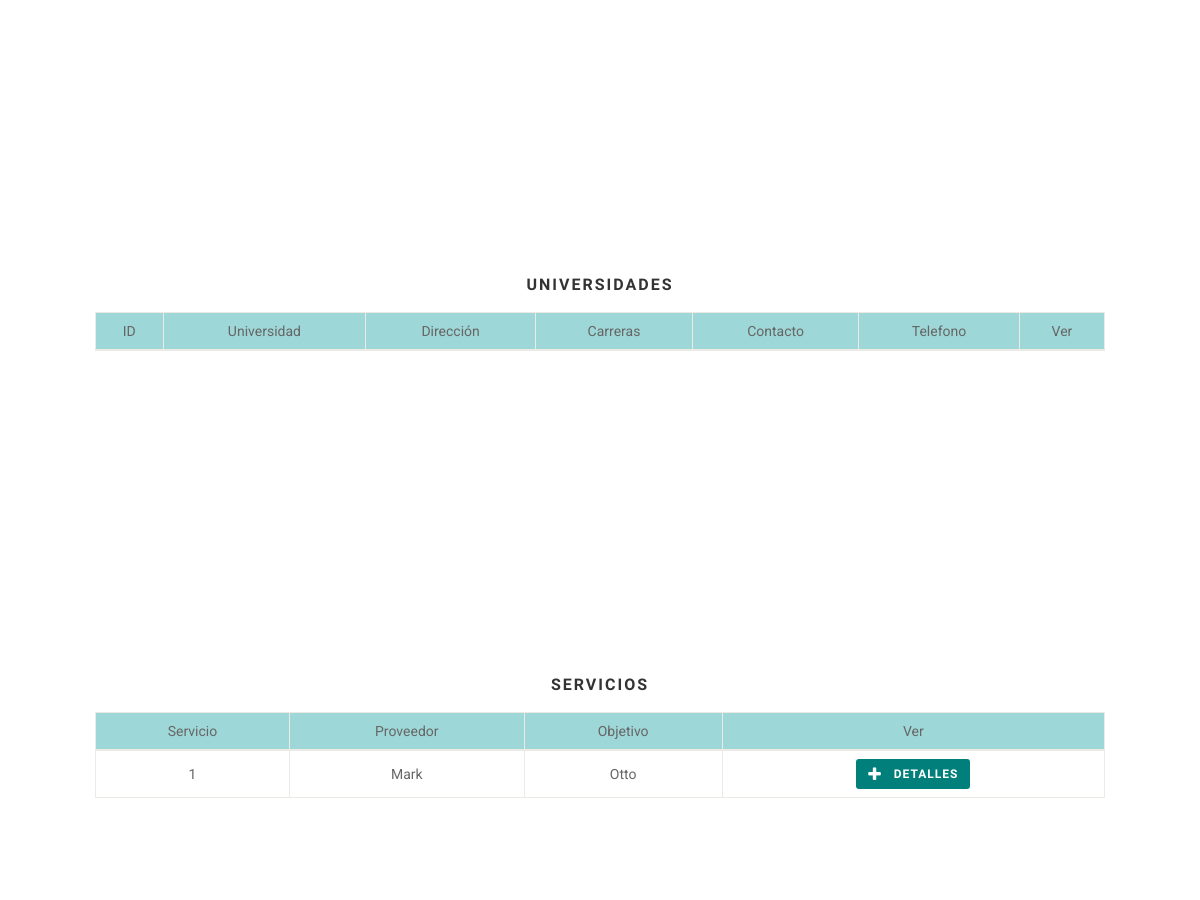
Page /desarrollo/pde/PED_DIAG_BusquedaServicios.php (middle part) on the earlier database version.
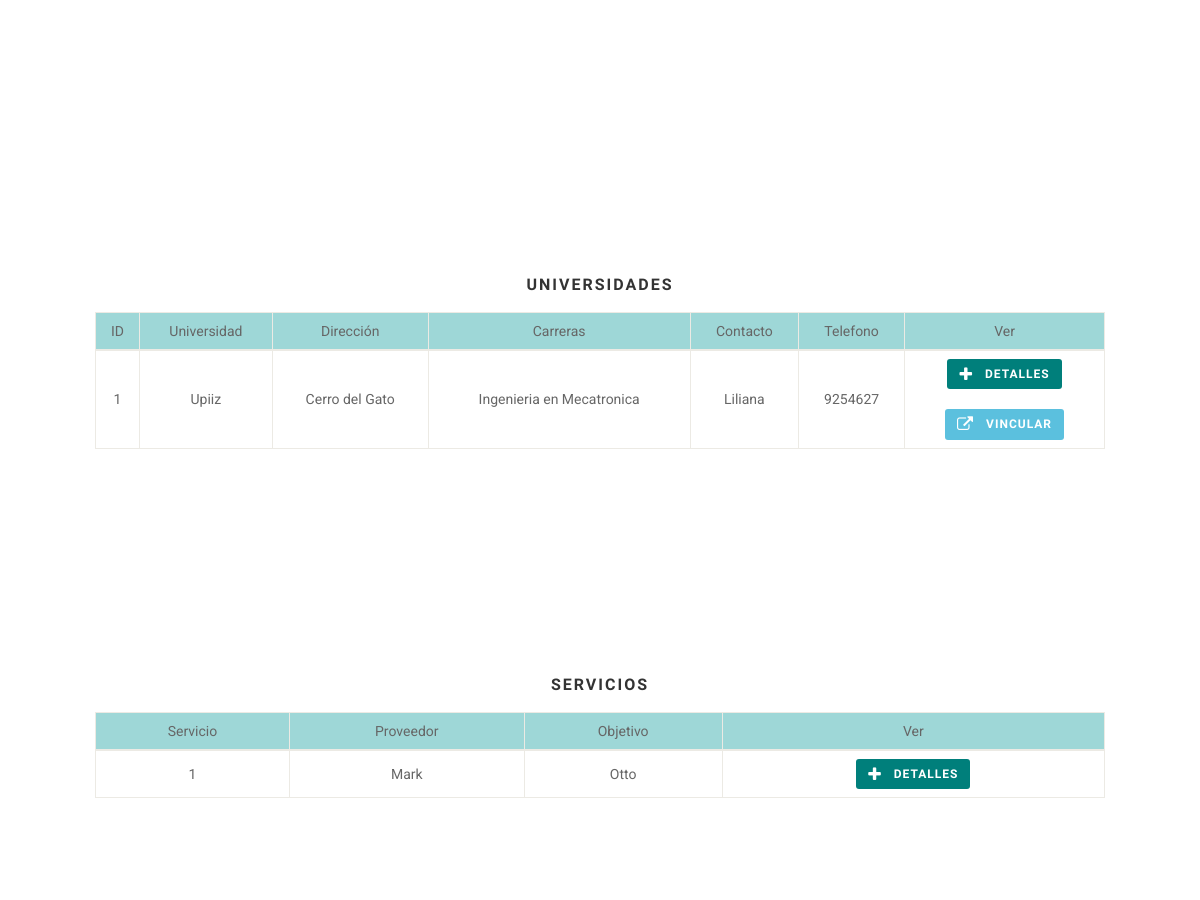
Same page on the later database version.
### tables this page shows
CREATE TABLE IF NOT EXISTS `carreras` (
`idCarrera` int(11) NOT NULL,
  `nombre` varchar(100) DEFAULT NULL,
  `objetivo` varchar(200) DEFAULT NULL,
  `perfilIngreso` varchar(200) DEFAULT NULL,
  `perfilEgreso` varchar(200) DEFAULT NULL,
  `campo` varchar(200) DEFAULT NULL,
  `alumnosDisponibles` int(11) DEFAULT NULL,
  `Universidades_idUniversidad` int(11) NOT NULL
);

CREATE TABLE IF NOT EXISTS `universidades` (
`idUniversidad` int(11) NOT NULL,
  `nombre` varchar(100) DEFAULT NULL,
  `mision` varchar(200) DEFAULT NULL,
  `vision` varchar(200) DEFAULT NULL,
  `direccion` varchar(150) DEFAULT NULL,
  `comoLlegar` varchar(200) DEFAULT NULL,
  `contacto` varchar(100) DEFAULT NULL,
  `telefono1` varchar(15) DEFAULT NULL,
  `telefono2` varchar(15) DEFAULT NULL,
  `correo` varchar(50) DEFAULT NULL,
  `sitioWeb` varchar(100) DEFAULT NULL,
  `logotipo` varchar(200) DEFAULT NULL,
  `status` int(11) NOT NULL,
  `servicioMyV` int(11) NOT NULL,
  `Usuarios_idUsuario` int(11) NOT NULL
);

### desarrollo/pde/PED_DIAG_BusquedaServicios.php (the view, shortened to what this page needs)
<!DOCTYPE HTML>
<html class="no-js">
<head>
<link href="css/bootstrap.css" rel="stylesheet" type="text/css">
<link href="plugins/mediaelement/mediaelementplayer.css" rel="stylesheet" type="text/css">
<link href="css/style.css" rel="stylesheet" type="text/css">
<link href="plugins/prettyphoto/css/prettyPhoto.css" rel="stylesheet" type="text/css">
<link href="colors/color1.css" rel="stylesheet" type="text/css">
<link href="css/custom.css" rel="stylesheet" type="text/css">
<link href="//netdna.bootstrapcdn.com/font-awesome/4.1.0/css/font-awesome.min.css" rel="stylesheet">
</head>
<body>
<div class="body">
  <div class="main" role="main">
    <div id="content" class="content full">
      <div class="container">
        <div class="row">
          <div class="col-md-12"  align="center" style="overflow-y:scroll;height:400px">
          </div>
          <div class="col-md-12"  align="center" style="overflow-y:scroll;height:400px">
          <h4 class="spaced">Universidades</h4>
            <table class="table table-bordered">
              <thead>
                <tr>
                  <th> ID </th>
                  <th> Universidad </th>
                  <th> Direcci&oacute;n </th>
                  <th> Carreras </th>
                  <th> Contacto </th>
                  <th> Telefono </th>
                  <th> Ver </th>
                </tr>
              </thead>
              <tbody>
                 <?php
                  $buscar = $_GET['busqueda'];
                  $query = mysql_query('SELECT * FROM universidades WHERE nombre LIKE "%'.$buscar.'%"');
                      while($row=mysql_fetch_array($query)){
                        $uni = mysql_query("SELECT * FROM carreras WHERE Universidades_idUniversidad =".$row['idUniversidad']);
                        while($rowUni=mysql_fetch_array($uni)){
                            echo '<tr>';
                              echo '<td>'.$row['idUniversidad'].'</td>';
                              echo '<td>'. $row['nombre'].'</td>';
                              echo '<td>'.$row['direccion'].'</td>';
                              echo '<td>'.$rowUni['nombre'].'</td>';
                              echo '<td>'.$row['contacto'].'</td>';
                              echo '<td>'.$row['telefono1'].'</td>';
                              echo '<td>';
                                  echo '<a href="PED_DIAG_EmpresasDetalles.php?idEmpresa='.$row['idUniversidad'].'"><button type="button" class="btn btn-primary"><i class="fa fa-plus fa-lg"></i>&nbsp;&nbsp;&nbsp;Detalles</button></a>';
                                  echo '<a href="PED_DIAG_Login.php"><button type="button" class="btn btn-info"><i class="fa fa-external-link fa-lg"></i>&nbsp;&nbsp;&nbsp;Vincular</button></a>';
                              echo '</td>';
                          echo '</tr>';
                        }
                        }
                ?>
              </tbody>
            </table>
          </div>
          <div class="col-md-12"  align="center" style="overflow-y:scroll;height:400px">
          <h4 class="spaced">Servicios</h4>
          <table class="table table-bordered">
              <thead>
                <tr>
                  <th> Servicio </th>
                  <th> Proveedor </th>
                  <th> Objetivo </th>
                  <th> Ver </th>
                </tr>
              </thead>
              <tbody>
                <tr>
                  <td> 1 </td>
                  <td> Mark </td>
                  <td> Otto </td>
                  <td>
                    <a href="PED_DIAG_ApoyosMunicipalesDetalles.php"><button type="button" class="btn btn-primary"><i class="fa fa-plus fa-lg"></i>&nbsp;&nbsp;&nbsp;Detalles</button></a>
                  </td>
                </tr>
              </tbody>
            </table>
          </div>
        </div>
      </div>
    </div>
  </div>
</div>
</body>
</html>

### desarrollo/pde/css/style.css (style rules this page uses)
html, body, div, span, applet, object, iframe, h1, h2, h3, h4, h5, h6, p, blockquote, pre, a, abbr, acronym, address, big, cite, code, del, dfn, em, img, ins, kbd, q, s, samp, small, strike, strong, sub, sup, tt, var, b, u, i, center, dl, dt, dd, ol, ul, li, fieldset, form, label, legend, table, caption, tbody, tfoot, thead, tr, th, td, article, aside, canvas, details, embed, figure, figcaption, footer, header, hgroup, menu, nav, output, ruby, section, summary, time, mark, audio, video { margin: 0; padding: 0; border: 0; font: inherit; font-size: 100%; }
body { line-height: 1; }
table { border-spacing: 0; border-collapse: collapse; }
* { -webkit-box-sizing: border-box; -moz-box-sizing: border-box; box-sizing: border-box; outline:none; }
html, body { height: 100%; }
html, hmtl a { width:100%; font-size: 100%; -webkit-text-size-adjust: 100%; -ms-text-size-adjust: 100%; }
a { color:#5e5e5e; text-decoration: underline; cursor: pointer; -webkit-transition: color 0.1s linear 0s; -moz-transition: color 0.1s linear 0s; -o-transition: color 0.1s linear 0s; transition: color 0.1s linear 0s; }
i, em, .italic { font-style:italic; }
h1, h2, h3, h4, h5, h6 { margin:0 0 15px 0; color:#333333; font-weight:400; line-height:1.5em; font-family: 'Roboto', sans-serif; }
h4 { font-size:16px; text-transform:uppercase; font-weight:700; letter-spacing:2px; font-family: 'Roboto Condensed', sans-serif; }
h1.spaced, h2.spaced, h3.spaced, h4.spaced, h5.spaced, h6.spaced { margin-top: 22px; }
.btn { border-width:0; text-decoration:none; font-family: 'Roboto Condensed', sans-serif; -webkit-transition:all 0.3s ease 0.2s; -moz-transition:all 0.3s ease 0.2s; -ms-transition:all 0.3s ease 0.2s; -o-transition:all 0.3s ease 0.2s; transition:all 0.3s ease 0.1s; }
body { background-color:#ffffff; color:#666666; font-size:14px; font-weight:400; font-family: 'Roboto', serif; line-height:20px; background-attachment:fixed; }
.content { padding:50px 0; }

### desarrollo/pde/colors/color1.css (style rules this page uses)
p.drop-caps.secondary:first-child:first-letter, .accent-bg, .fa.accent-color, .btn-primary, .btn-primary.disabled, .btn-primary[disabled], fieldset[disabled] .btn-primary, .btn-primary.disabled:hover, .btn-primary[disabled]:hover, fieldset[disabled] .btn-primary:hover, .btn-primary.disabled:focus, .btn-primary[disabled]:focus, fieldset[disabled] .btn-primary:focus, .btn-primary.disabled:active, .btn-primary[disabled]:active, fieldset[disabled] .btn-primary:active, .btn-primary.disabled.active, .btn-primary[disabled].active, fieldset[disabled] .btn-primary.active, .dropdown-menu > .active > a, .dropdown-menu > .active > a:hover, .dropdown-menu > .active > a:focus, .nav-pills > li.active > a, .nav-pills > li.active > a:hover, .nav-pills > li.active > a:focus, .pagination > .active > a, .pagination > .active > span, .pagination > .active > a:hover, .pagination > .active > span:hover, .pagination > .active > a:focus, .pagination > .active > span:focus, .label-primary, .progress-bar, a.list-group-item.active, a.list-group-item.active:hover, a.list-group-item.active:focus, .panel-primary > .panel-heading, .carousel-indicators .active, .owl-theme .owl-controls .owl-page.active span, .owl-theme .owl-controls.clickable .owl-page:hover span, hr.sm, .flex-control-nav a:hover, .flex-control-nav a.flex-active, .title-note, .timer-col #days, .featured-block strong, .featured-gallery, .nav-backed-header, .next-prev-nav a, .event-description .panel-heading, .media-box .media-box-wrapper, .staff-item .social-icons a, .accordion-heading .accordion-toggle.active, .accordion-heading:hover .accordion-toggle, .accordion-heading:hover .accordion-toggle.inactive, .nav-tabs li a:hover, .nav-tabs li a:active, .nav-tabs li.active a, .fc-event, .timeline > li > .timeline-badge { background-color: #007F7B; }

Differences in the rows shown:
added carreras: Universidades_idUniversidad.idUniversidad "1", Universidades_idUniversidad.nombre "Upiiz", Universidades_idUniversidad.direccion "Cerro del Gato", nombre "Ingenieria en Mecatronica", Universidades_idUniversidad.contacto "Liliana", Universidades_idUniversidad.telefono1 "9254627"
